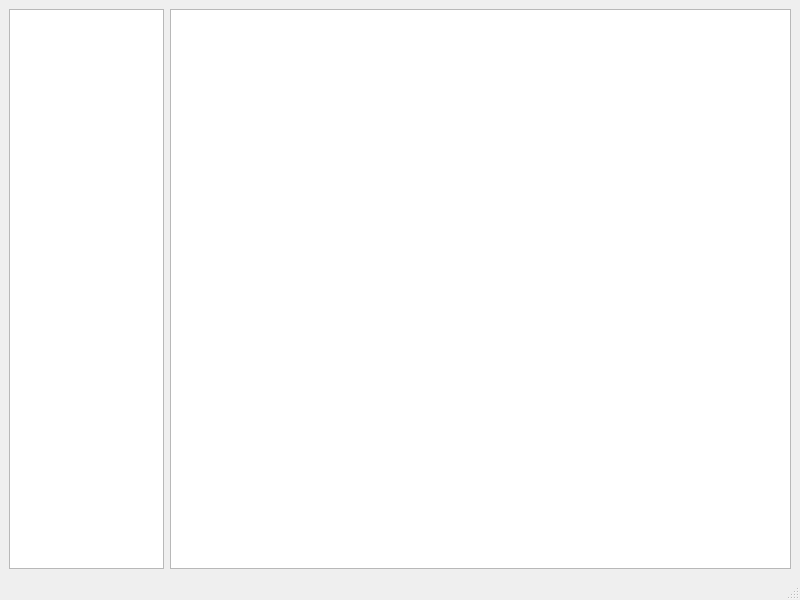
<?xml version="1.0" encoding="UTF-8"?>
<ui version="4.0">
 <class>AArchEditor</class>
 <widget class="QMainWindow" name="AArchEditor">
  <property name="geometry">
   <rect>
    <x>0</x>
    <y>0</y>
    <width>800</width>
    <height>600</height>
   </rect>
  </property>
  <property name="windowTitle">
   <string>AArchEditor</string>
  </property>
  <widget class="QWidget" name="centralwidget">
   <layout class="QHBoxLayout" name="horizontalLayout" stretch="20,80">
    <item>
     <widget class="QTreeWidget" name="treeItems">
      <property name="horizontalScrollBarPolicy">
       <enum>Qt::ScrollBarAlwaysOff</enum>
      </property>
      <property name="editTriggers">
       <set>QAbstractItemView::SelectedClicked</set>
      </property>
      <property name="selectionMode">
       <enum>QAbstractItemView::NoSelection</enum>
      </property>
      <property name="indentation">
       <number>0</number>
      </property>
      <property name="expandsOnDoubleClick">
       <bool>false</bool>
      </property>
      <attribute name="headerVisible">
       <bool>false</bool>
      </attribute>
      <column>
       <property name="text">
        <string notr="true">1</string>
       </property>
      </column>
     </widget>
    </item>
    <item>
     <widget class="AGDocumentView" name="gvDocument">
      <property name="verticalScrollBarPolicy">
       <enum>Qt::ScrollBarAlwaysOff</enum>
      </property>
      <property name="horizontalScrollBarPolicy">
       <enum>Qt::ScrollBarAlwaysOff</enum>
      </property>
      <property name="dragMode">
       <enum>QGraphicsView::NoDrag</enum>
      </property>
      <property name="transformationAnchor">
       <enum>QGraphicsView::NoAnchor</enum>
      </property>
      <property name="viewportUpdateMode">
       <enum>QGraphicsView::MinimalViewportUpdate</enum>
      </property>
     </widget>
    </item>
   </layout>
  </widget>
  <widget class="QMenuBar" name="menubar">
   <property name="geometry">
    <rect>
     <x>0</x>
     <y>0</y>
     <width>800</width>
     <height>18</height>
    </rect>
   </property>
  </widget>
  <widget class="QStatusBar" name="statusbar"/>
 </widget>
 <customwidgets>
  <customwidget>
   <class>AGDocumentView</class>
   <extends>QGraphicsView</extends>
   <header>AGDocumentView.h</header>
  </customwidget>
 </customwidgets>
 <resources>
  <include location="resources.qrc"/>
 </resources>
 <connections/>
</ui>
